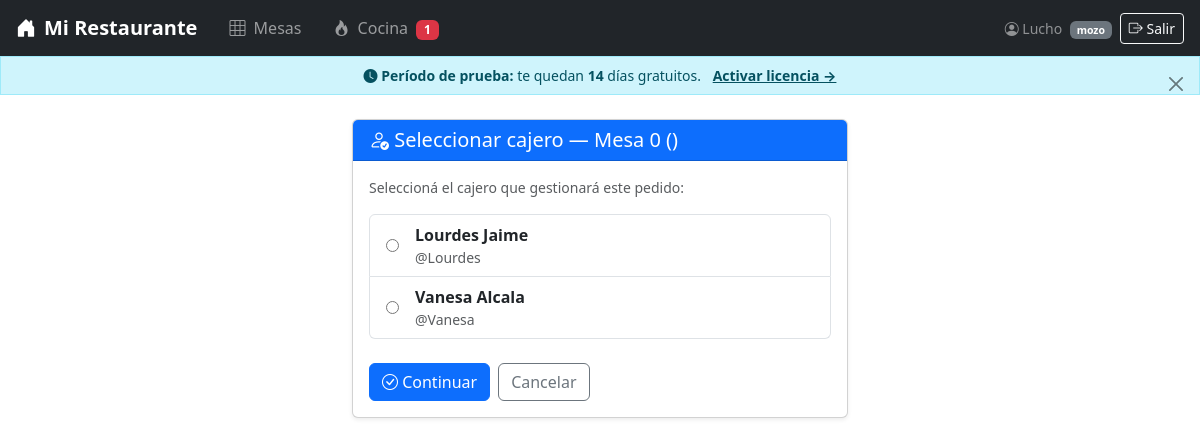
The app's page /seleccionar_cajero.php (signed in) with its own data.
### tables this page shows
CREATE TABLE `cajero` (
  `id_cajero` int NOT NULL AUTO_INCREMENT,
  `nom_cajero` varchar(45) NOT NULL,
  `ape_cajero` varchar(45) NOT NULL,
  `usu_cajero` varchar(45) NOT NULL,
  `pass_cajero` varchar(255) NOT NULL,
  `estado` varchar(10) NOT NULL DEFAULT 'Activo',
  PRIMARY KEY (`id_cajero`),
  UNIQUE KEY `id_cajero_UNIQUE` (`id_cajero`)
);

### seleccionar_cajero.php (the view, shortened to what this page needs)
<?php
include('app.php');
$id_mesa = intval($_GET['mesa'] ?? $_POST['mesa'] ?? 0);
$zona    = htmlspecialchars($_GET['zona'] ?? $_POST['zona'] ?? '');
$cajeros = $conexion->query("SELECT id_cajero, nom_cajero, ape_cajero, usu_cajero FROM cajero WHERE estado = 'Activo' ORDER BY nom_cajero")->fetch_all(MYSQLI_ASSOC);
?>
<!DOCTYPE html>
<html lang="es">
<head>
    <link href="https://cdn.jsdelivr.net/npm/bootstrap@5.3.3/dist/css/bootstrap.min.css" rel="stylesheet">
    <link href="https://cdn.jsdelivr.net/npm/bootstrap-icons@1.11.1/font/bootstrap-icons.css" rel="stylesheet">
</head>
<body>
<?php include('navbar.php'); ?>
<div class="container" style="max-width: 520px;">
    <div class="card shadow-sm">
        <div class="card-header bg-primary text-white">
            <h5 class="mb-0">
                <i class="bi bi-person-check"></i>
                Seleccionar cajero — Mesa <?= $id_mesa ?> (<?= $zona ?>)
            </h5>
        </div>
        <div class="card-body">
            <?php if (empty($cajeros)): ?>
                <div class="alert alert-danger">
                    No hay cajeros registrados. Contactá al administrador.
                </div>
                <a href="principal.php" class="btn btn-secondary">Volver</a>
            <?php else: ?>
                <form method="POST">
                    <p class="text-muted small mb-3">Seleccioná el cajero que gestionará este pedido:</p>
                    <div class="list-group mb-4">
                        <?php foreach ($cajeros as $cajero): ?>
                        <label class="list-group-item list-group-item-action d-flex align-items-center gap-3">
                            <input type="radio" name="id_cajero" value="<?= $cajero['id_cajero'] ?>" required>
                            <div>
                                <strong><?= htmlspecialchars($cajero['nom_cajero'] . ' ' . $cajero['ape_cajero']) ?></strong>
                                <div class="text-muted small">@<?= htmlspecialchars($cajero['usu_cajero']) ?></div>
                            </div>
                        </label>
                        <?php endforeach; ?>
                    </div>
                    <div class="d-flex gap-2">
                        <button type="submit" class="btn btn-primary">
                            <i class="bi bi-check-circle"></i> Continuar
                        </button>
                        <a href="principal.php" class="btn btn-outline-secondary">Cancelar</a>
                    </div>
                </form>
            <?php endif; ?>
        </div>
    </div>
</div>
</body>
</html>

### records on screen
cajero: nom_cajero+ape_cajero "Lourdes Jaime", usu_cajero "Lourdes"
cajero: nom_cajero+ape_cajero "Vanesa Alcala", usu_cajero "Vanesa"

### other values on screen
$nombre_app "Mi Restaurante"
$pedidos_activos "1"
$_SESSION['usuario'] "Lucho"
$_SESSION['rol'] "mozo"
$dias_rest "14"
$id_mesa "0"
